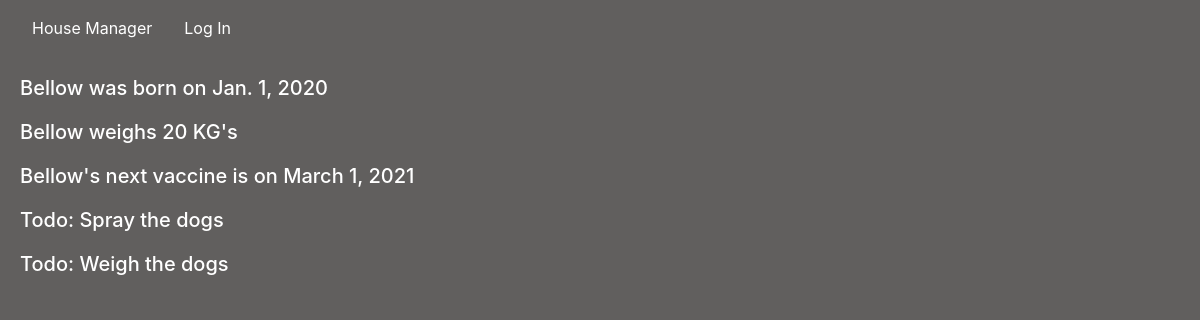
/dogs/Bellow, run on an earlier commit of the app's database.
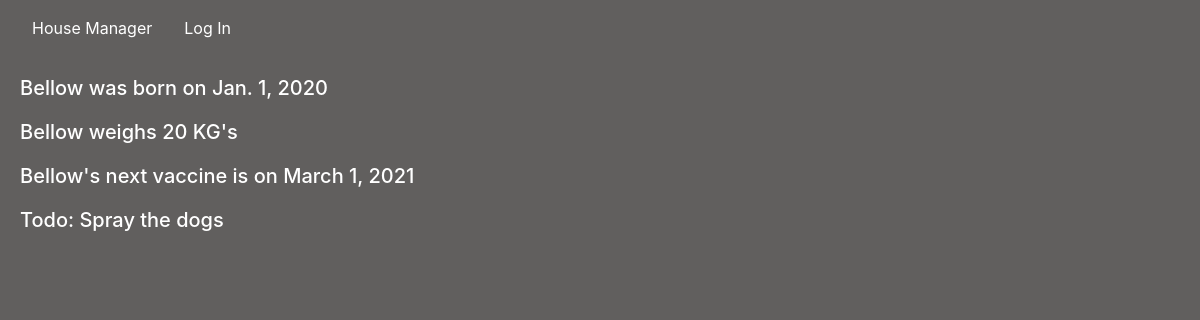
And on a later commit of the database.
### housemanager/models.py (models this page shows, shortened)
class Dogs(models.Model):
    dog_name = models.CharField(max_length=200)
    dog_birthdate = models.DateField(auto_now=False, auto_now_add=False)
    dog_weight = models.IntegerField(default=0)
    def __str__(self):
        return f"{self.dog_name}"

class Todo(models.Model):
    todo = models.CharField(max_length = 200)
    done = models.BooleanField(default=False)
    todo_date = models.DateField(default=datetime.now, blank=True)
    dogs_todo = models.ManyToManyField(Dogs, related_name="Dogs_todo", blank=True)
    baby_todo = models.ManyToManyField(Baby, related_name="Baby_todo", blank=True)

### housemanager/views.py (the view)
# urls.py: path("dogs/<str:name>", views.dog_name, name="dog_name"),
def dog_name(request, name):
    dog_details = Dogs.objects.filter(dog_name=name)
    dog_id = Dogs.objects.get(dog_name = name)
    all_dogs = Dogs.objects.all()
    dog_todo = Todo.objects.filter(dogs_todo=dog_id)
    try:
        dog_vac = Vaccine.objects.get(vaccine_dog = dog_id)
        return render(request, "housemanager/dog_name.html", {
        "dog_details": dog_details,
        "vaccine": dog_vac,
        "dog_todo": dog_todo
    })
    except:
        return render(request, "housemanager/dog_name.html", {
        "dog_details": dog_details,
        "dog_todo": dog_todo
        })

### housemanager/templates/housemanager/dog_name.html
{% extends "housemanager/layout.html" %}
{% block body %}
    {% for dog_details in dog_details%}
        <h5>{{dog_details.dog_name}} was born on {{dog_details.dog_birthdate}}</h5>
        <h5>{{dog_details.dog_name}} weighs {{dog_details.dog_weight}} KG's</h5>
    {% endfor %}
    {% if vaccine %}
        <h5>{{vaccine.vaccine_dog}}'s next vaccine is on {{vaccine.vaccine_duedate}}</h5>
    {% endif %}
<div>
    {% for dog_todo in dog_todo %}
        <h5><a href="{% url 'todo'  %}">Todo: {{dog_todo.todo}}</a></h5>
    {% endfor %}
</div>
{% endblock %}

What changed in the data, as far as the page shows it:
removed Todo: todo "Weigh the dogs"
